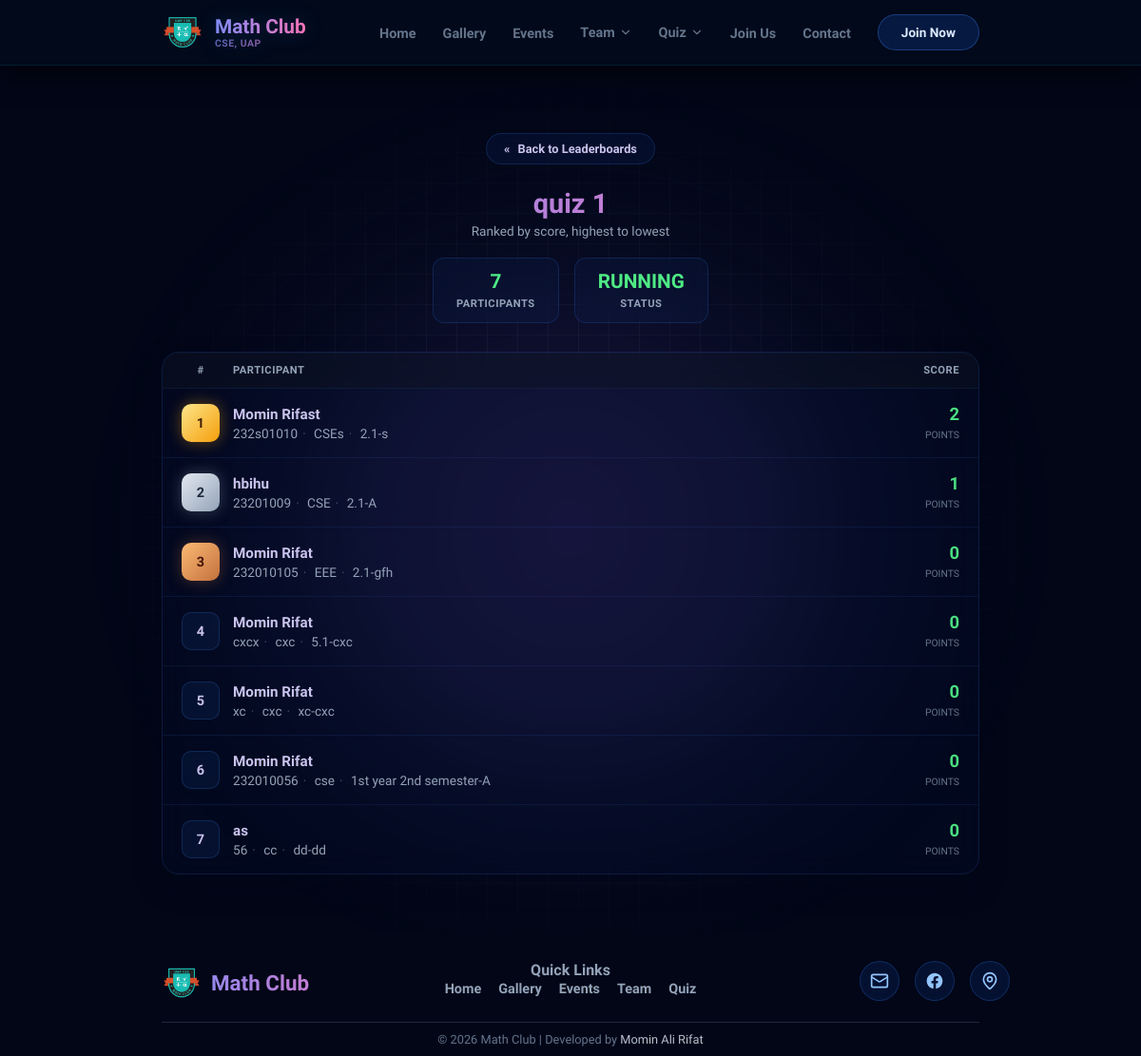
The page /quiz/leaderboard/6/ on the database its author committed.
### quiz_app/models.py (models this page shows, shortened)
class Quiz(models.Model):
    title = models.CharField(max_length=255)
    description = models.TextField()
    start_time = models.DateTimeField()
    end_time = models.DateTimeField()
    is_published = models.BooleanField(default=False)
    class Meta:
        verbose_name_plural = "Quizzes"
    @property
    def status(self):
        now = timezone.now()
        if now < self.start_time:
            return "UPCOMING"
        elif self.start_time <= now <= self.end_time:
            return "RUNNING"
        else:
            return "FINISHED"

class Participant(models.Model):
    quiz = models.ForeignKey(Quiz, on_delete=models.CASCADE)
    name = models.CharField(max_length=255)
    student_id = models.CharField(max_length=20)
    uap_mail = models.EmailField()
    dept = models.CharField(max_length=50)
    semester = models.CharField(max_length=20)
    section = models.CharField(max_length=10)
    roll = models.CharField(max_length=20, null=True, blank=True)
    score = models.IntegerField(default=0)
    submitted_at = models.DateTimeField(auto_now_add=True)
    class Meta:
        unique_together = ('quiz', 'student_id')
        ordering = ['quiz', '-score']

### quiz_app/views.py (the view)
# urls.py: path('leaderboard/<int:quiz_id>/', views.quiz_leaderboard, name='quiz_leaderboard'),
def quiz_leaderboard(request, quiz_id):
    quiz = get_object_or_404(Quiz, id=quiz_id)
    participants = Participant.objects.filter(quiz=quiz).order_by('-score', 'submitted_at')
    ranked_participants = []
    for idx, p in enumerate(participants, start=1):
        ranked_participants.append({
            'rank': idx,
            'participant': p,
        })
    return render(request, 'quiz_app/leaderboard_detail.html', {
        'quiz': quiz,
        'ranked_participants': ranked_participants,
        'total_participants': participants.count(),
    })

### quiz_app/templates/quiz_app/leaderboard_detail.html (shortened to what this page needs)
{% extends 'base.html' %} {% load static %}  {% block content %}
<div class="page-wrapper">
  <div class="container">
    <div class="lb-header">
      <a href="{% url 'leaderboard_home' %}" class="lb-back">
        <span class="arrow">&laquo;</span> Back to Leaderboards
      </a>
      <h1 class="lb-title">{{ quiz.title }}</h1>
      <p class="lb-sub">Ranked by score, highest to lowest</p>
      <div class="lb-stats">
        <div class="lb-stat-box">
          <span class="lb-stat-number">{{ total_participants }}</span>
          <span class="lb-stat-label">Participants</span>
        </div>
        <div class="lb-stat-box">
          <span class="lb-stat-number">{{ quiz.status }}</span>
          <span class="lb-stat-label">Status</span>
        </div>
      </div>
    </div>
    {% if ranked_participants %}
    <div class="lb-table-wrapper">
      <div class="lb-row header-row">
        <span class="col-rank">#</span>
        <span class="col-info">Participant</span>
        <span class="col-score">Score</span>
      </div>
      {% for item in ranked_participants %}
      <div class="lb-row">
        <div
          class="lb-rank {% if item.rank == 1 %}gold{% elif item.rank == 2 %}silver{% elif item.rank == 3 %}bronze{% endif %}"
        >
          {{ item.rank }}
        </div>
        <div class="lb-info">
          <div class="lb-name">{{ item.participant.name }}</div>
          <div class="lb-meta">
            {{ item.participant.student_id }}<span class="dot">&middot;</span>
            {{item.participant.dept }}<span class="dot">&middot;</span>
            {{item.participant.semester }}-{{ item.participant.section }}
          </div>
        </div>
        <div class="lb-score">
          <span class="lb-score-number">{{ item.participant.score }}</span>
          <span class="lb-score-label">Points</span>
        </div>
      </div>
      {% endfor %}
    </div>
    {% else %}
    <div class="lb-empty">No participants have submitted this quiz yet.</div>
    {% endif %}
  </div>
</div>
{% endblock %}

### static/css/global.css (style rules this page uses)
:root { --primary: #4f46e5; --primary-light: #818cf8; --primary-dark: #4338ca; --dark: #0f172a; --light: #f8fafc; --white: #ffffff; --gray: #64748b; --border: #e2e8f0; --radius: 20px; --radius-lg: 32px; --shadow: 0 10px 40px -10px rgba(79, 70, 229, 0.15); --shadow-lg: 0 20px 60px -20px rgba(0, 0, 0, 0.1); --shadow-card: 0 10px 30px rgba(0, 0, 0, 0.05); --font-sans: 'Bricolage Grotesque', sans-serif; }
* { margin: 0; padding: 0; box-sizing: border-box; font-family: 'Bricolage Grotesque', sans-serif; }
body { background-color: #020617; color: var(--text-primary); font-family: 'Bricolage Grotesque', sans-serif; min-height: 100vh; display: flex; flex-direction: column; overflow-x: hidden; -webkit-font-smoothing: antialiased; position: relative; }
body::before { content: ""; position: fixed; inset: 0; z-index: -1; pointer-events: none; background-color: #020617; background-image: linear-gradient(to right, rgba(71, 85, 105, 0.14) 1px, transparent 1px), linear-gradient(to bottom, rgba(71, 85, 105, 0.14) 1px, transparent 1px), radial-gradient(circle at 50% 50%, rgba(139, 92, 246, 0.14) 0%, rgba(99, 102, 241, 0.08) 35%, transparent 70%); background-size: 32px 32px, 32px 32px, 100% 100%; -webkit-mask-image: radial-gradient(ellipse 60% 60% at 50% 50%, #000 30%, transparent 70%); mask-image: radial-gradient(ellipse 60% 60% at 50% 50%, #000 30%, transparent 70%); }
.container { max-width: 1200px; margin: 0 auto; padding: 0 20px; width: 100%; }
a { text-decoration: none; color: inherit; transition: 0.3s cubic-bezier(0.4, 0, 0.2, 1); }
html, body { margin: 0; padding: 0; overflow-x: hidden; }

### rows shown on the page
Quiz: title "quiz 1", status "RUNNING"
Participant: rank "1", participant.name "Momin Rifast", participant.student_id "232s01010", participant.dept "CSEs", participant.semester "2.1", participant.section "s", participant.score "2"
Participant: rank "2", participant.name "hbihu", participant.student_id "23201009", participant.dept "CSE", participant.semester "2.1", participant.section "A", participant.score "1"
Participant: rank "3", participant.name "Momin Rifat", participant.student_id "232010105", participant.dept "EEE", participant.semester "2.1", participant.section "gfh", participant.score "0"
Participant: rank "4", participant.name "Momin Rifat", participant.student_id "cxcx", participant.dept "cxc", participant.semester "5.1", participant.section "cxc", participant.score "0"
Participant: rank "5", participant.name "Momin Rifat", participant.student_id "xc", participant.dept "cxc", participant.semester "xc", participant.section "cxc", participant.score "0"
Participant: rank "6", participant.name "Momin Rifat", participant.student_id "232010056", participant.dept "cse", participant.semester "1st year 2nd semester", participant.section "A", participant.score "0"
Participant: rank "7", participant.name "as", participant.student_id "56", participant.dept "cc", participant.semester "dd", participant.section "dd", participant.score "0"

### other values the page prints
{{ total_participants }} "7"
